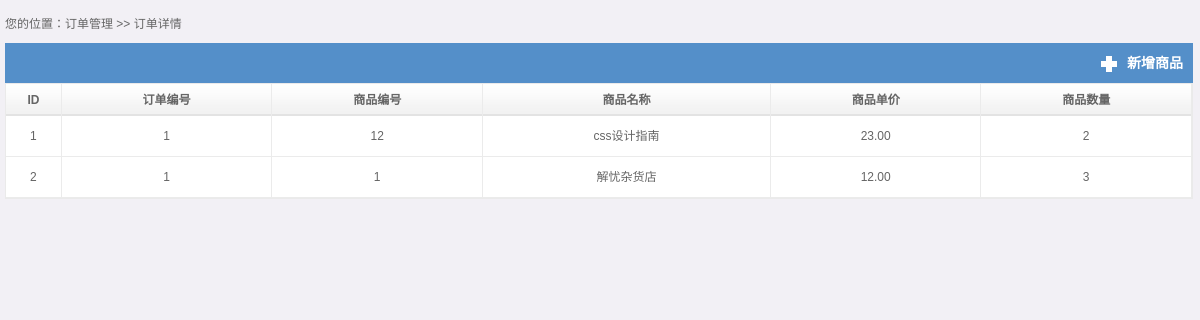
Page /admin/orders/detail.php?id=1 on the committed database.
### tables this page shows
CREATE TABLE `detail` (
  `id` int(11) UNSIGNED NOT NULL,
  `orderid` int(11) UNSIGNED DEFAULT NULL,
  `goodsid` int(11) UNSIGNED DEFAULT NULL,
  `name` varchar(32) DEFAULT NULL,
  `price` double(6,2) DEFAULT NULL,
  `num` int(11) UNSIGNED DEFAULT NULL
);

### admin/orders/detail.php (the view, shortened to what this page needs)
<!DOCTYPE HTML>
<html>
<head>
<link href="../include/css/css.css" type="text/css" rel="stylesheet" />
<link href="../include/css/main.css" type="text/css" rel="stylesheet" />
</head>
<body>
<table width="99%" border="0" cellspacing="0" cellpadding="0" id="searchmain">
  <tr>
    <td width="99%" align="left" valign="top">您的位置：订单管理 >> 订单详情</td>
  </tr>
  <tr>
    <td align="left" valign="top">
    <table width="100%" border="0" cellspacing="0" cellpadding="0" id="search">
  		<tr>
   		 <td width="90%" align="left" valign="middle">
         </td>
  		  <td width="10%" align="center" valign="middle" style="text-align:right; width:150px;">
		  <a href="../goods/add.php" target="mainFrame" onFocus="this.blur()" class="add">新增商品</a></td>
  		</tr>
	</table>
    </td>
  </tr>
    <td align="left" valign="top">
    <table width="100%" border="0" cellspacing="0" cellpadding="0" id="main-tab">
      <tr>
        <th align="center" valign="middle" class="borderright">ID</th>
        <th align="center" valign="middle" class="borderright">订单编号</th>
        <th align="center" valign="middle" class="borderright">商品编号</th>
        <th align="center" valign="middle" class="borderright">商品名称</th>
        <th align="center" valign="middle" class="borderright">商品单价</th>
        <th align="center" valign="middle" class="borderright">商品数量</th>
      </tr>
			<?php
				$link=mysqli_connect(HOST,USER,PASSWORD)or die("数据库连接失败");
				mysqli_select_db($link,DBNAME);
				mysqli_set_charset($link,"utf8");
				$sql="select * from detail where orderid={$_GET['id']}";
				$result=mysqli_query($link,$sql);
				while($row=mysqli_fetch_assoc($result)){
					echo "<tr onMouseOut='this.style.backgroundColor='#ffffff'' onMouseOver='this.style.backgroundColor='#edf5ff''>";
					echo "<td align='center' valign='middle' class='borderright borderbottom'>{$row['id']}</td>";
					echo "<td align='center' valign='middle' class='borderright borderbottom'>{$_GET['id']}</td>";
					echo "<td align='center' valign='middle' class='borderright borderbottom'>{$row['goodsid']}</td>";
					echo "<td align='center' valign='middle' class='borderright borderbottom'>{$row['name']}</td>";
					echo "<td align='center' valign='middle' class='borderright borderbottom'>{$row['price']}</td>";
					echo "<td align='center' valign='middle' class='borderright borderbottom'>{$row['num']}</td>";
					echo "</tr>";
					}
				?>
    </table></td>
</table>
</body>
</html>

### admin/include/css/css.css (style rules this page uses)
* { margin:0; padding:0; }
body { font-size:12px; font-family:"Microsoft YaHei","Tahoma","Arial",'宋体'; line-height:150%; margin-left:auto; margin-right:auto; width:100%; color:#656565; }
a:link,a:visited { font-size:12px; color:#656565; font-weight:normal; text-decoration:none; font-family:"Microsoft YaHei","Tahoma","Arial",'宋体'; }

### admin/include/css/main.css (style rules this page uses)
html { SCROLLBAR-FACE-COLOR: #538ec6; SCROLLBAR-HIGHLIGHT-COLOR: #dce5f0; SCROLLBAR-SHADOW-COLOR: #2c6daa; SCROLLBAR-3DLIGHT-COLOR: #dce5f0; SCROLLBAR-ARROW-COLOR: #2c6daa; SCROLLBAR-TRACK-COLOR: #dce5f0; SCROLLBAR-DARKSHADOW-COLOR: #dce5f0; overflow-x:hidden; }

### admin/orders/detail.php (style rules this page uses)
body { overflow-x:hidden; background:#f2f0f5; padding:15px 0px 10px 5px; }
#searchmain { font-size:12px; }
#search { font-size:12px; background:#548fc9; margin:10px 10px 0 0; display:inline; width:100%; color:#FFF; float:left }
#search a.add { background:url(../include/images/main/add.jpg) no-repeat -3px 7px #548fc9; padding:0 10px 0 26px; height:40px; line-height:40px; font-size:14px; font-weight:bold; color:#FFF; float:right }
#main-tab { border:1px solid #eaeaea; background:#FFF; font-size:12px; }
#main-tab th { font-size:12px; background:url(../include/images/main/list_bg.jpg) repeat-x; height:32px; line-height:32px; }
#main-tab td { font-size:12px; line-height:40px; }
.borderright { border-right:1px solid #ebebeb }
.borderbottom { border-bottom:1px solid #ebebeb }

### rows in the picture
detail: id "1", goodsid "12", name "css设计指南", price "23.00", num "2"
detail: id "2", goodsid "1", name "解忧杂货店", price "12.00", num "3"
